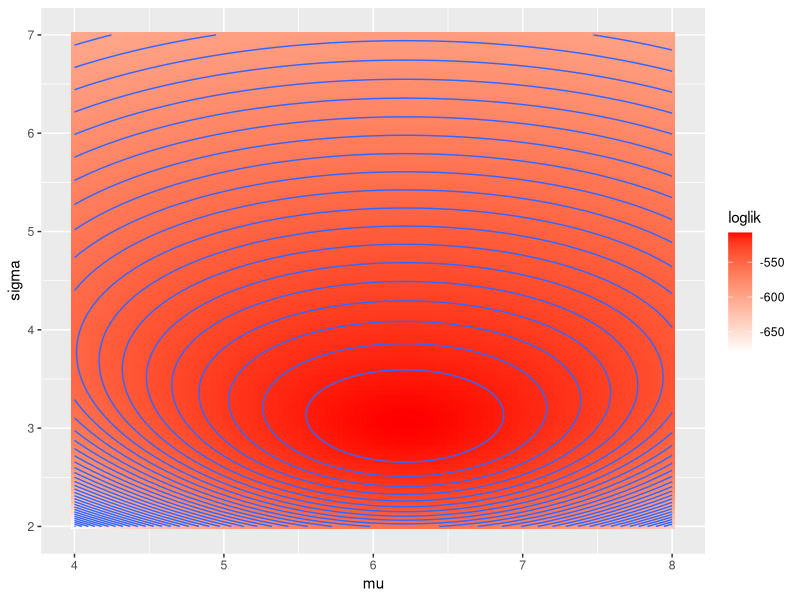
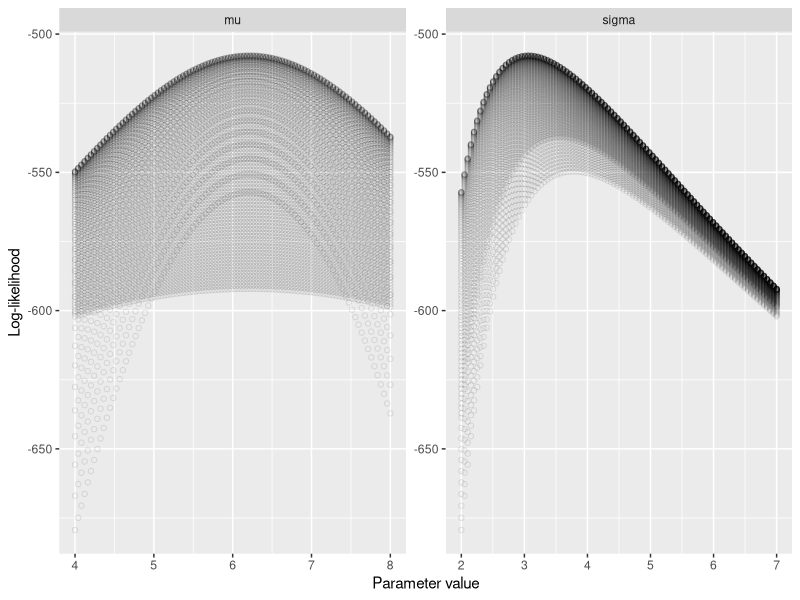
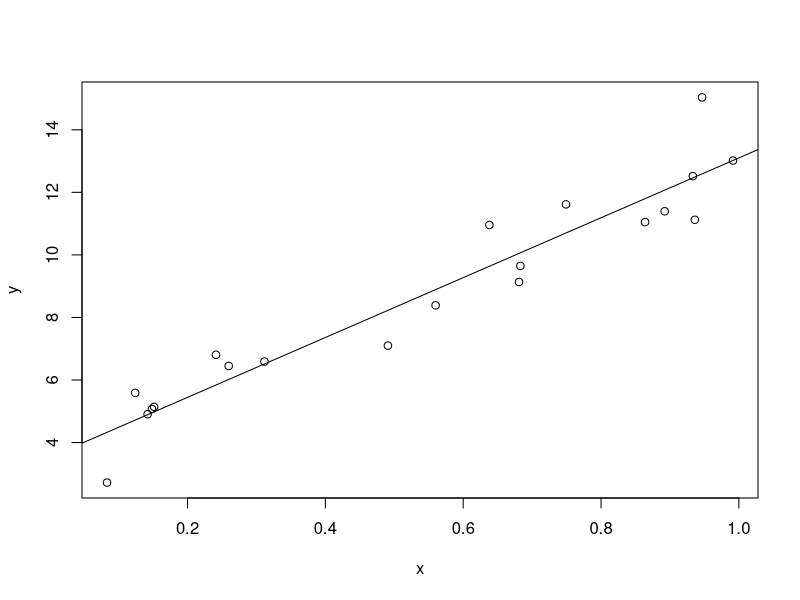

Here is the R script that generated these plots, in order:
## ---- chunk 1
# set parameters
mu <- 6
sigma <- 3

# simulate observations
n <- 200
y <- rnorm(n, mu, sigma)

# generate a grid of parameter values to search over
g <- expand.grid(mu = seq(4, 8, length.out=100), 
                 sigma=seq(2, 7, length.out=100))

# evaluate the log-likelihood of the data for each parameter combination
g$loglik <- rep(NA, nrow(g))
for (i in 1:nrow(g)){
  g$loglik[i] <- sum(dnorm(y, g$mu[i], g$sigma[i], log = TRUE))
}

# plot results
library(ggplot2)
ggplot(g, aes(x = mu, y = sigma)) + 
  geom_tile(aes(fill = loglik)) + 
  stat_contour(aes(z = loglik), bins=40) + 
  scale_fill_gradient(low="white", high="red")
## ---- chunk 2
library(tidyr)
g %>%
  gather(parameter, value, -loglik) %>% 
  ggplot(aes(x=value, y=loglik)) + 
    geom_point(shape=1, alpha=.1) + 
    facet_wrap(~ parameter, scales='free') + 
    xlab('Parameter value') + 
    ylab('Log-likelihood')
## ---- chunk 3
# find the approximate MLE
MLE_dsearch <- g[which.max(g$loglik), ]
MLE_dsearch
## ---- chunk 4
# a negative log-likelihood function
nll <- function(theta, y){
  # unpack the parameter vector theta
  mu <- theta[1]
  sigma <- exp(theta[2]) 

  # return the negative log likelihood
  -sum(dnorm(y, mu, sigma, log=TRUE))
}

# initial values
theta_init <- c(mu = 4, log_sigma = 1)

# optimize
res <- optim(theta_init, nll, y=y)
res
## ---- chunk 5
MLE_optim <- c(res$par[1], exp(res$par[2]))
rbind(unlist(MLE_dsearch[c('mu', 'sigma')]), 
      unlist(MLE_optim))
## ---- chunk 6
n <- 20
x <- runif(n)
y <- rnorm(n, 3 + 10 * x, sd = 1)

nll <- function(theta, y, x){
  # unpack params
  alpha <- theta[1]
  beta <- theta[2]
  sigma <- exp(theta[3]) 
  mu <- alpha + beta * x
  # return nll
  -sum(dnorm(y, mu, sigma, log=TRUE))
}

# initial guesses
theta_init <- c(alpha = 4, beta = 1, log_sigma = 1)

# optimize
res <- optim(theta_init, nll, y = y, x = x)
## ---- chunk 7
plot(x, y)
abline(a = res$par['alpha'], b = res$par['beta'])
## ---- chunk 8
res
